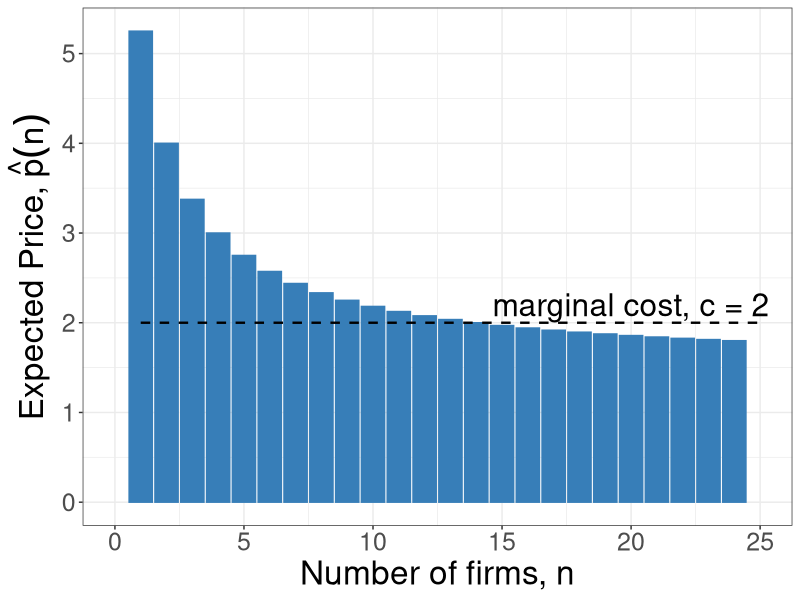

Write the R code that produced this figure.
require(shape)
library(tidyverse)
# pdf(file = "competitionmarkets/long_run_n_bargraph.pdf", width = 9, height = 7)


#Set parameters for graphics
axislabelsize <- 1.8
labelsize <- 1.5
namesize <- 1.8
annotatesize <- 1.5
graphlinewidth <- 2
segmentlinewidth <- 1.5


COL <- c("#7fc97f", "#beaed4", "#fdc086", "#ffff99", "#386cb0", "#f0027f", "#bf5b17", "#666666")
COLA <- c("#e0f3db", "#99d8c9","#66c2a4","#41ae76", "#238b45", "#005824")
COLB <- c("#c6dbef", "#4eb3d3", "#2b8cbe", "#0868ac","#084081")
COLC <- c("#fcfbfd", "#efedf5", "#dadaeb", "#bcbddc", "#9e9ac8", "#807dba", "#6a51a3", "#54278f", "#3f007d")

par(mar =  c(5, 8, 1, 1))

Profit <- function(n, pbar = 60, c = 10, beta = 0.5) {
  (pbar - c)^2 / (((n + 1)^2)*beta)
}

totaln <- function(pi, pbar = 60, c = 10, beta = 0.5){
  (pbar - c)/(sqrt(pi*beta)) - 1
}

cournotPrice <- function(n, pbar = 60, c1 = 10) {
  c1 + (1/(n + 1))*(pbar - c1)
}


# Barriers to entry
# Inputs: Probability of BTE (b) and number of firms
# Outputs: Price Level at some n
bte <- function(n, b = 0) {
  cournotPrice(n)*(1-b)
}

nstar <- function(b, pbar = 60, c = 10){
  (pbar*(1 - b) - c) / (b*c)
}

#Levels for the barriers to entry specified here
barriers <- c(0.2, 0.5, 0.71)
costs <- c(5, 10)

firms <- seq(1, 40, 1)
cost <- rep(6, length(firms))
nfirms <- tibble(firms, cost)
nfirms <- 
  nfirms %>% 
  mutate(price = cournotPrice(firms), 
         pbar = bte(firms, b = 0.85))

plot <- 
  nfirms %>% 
  ggplot(aes(x = firms, y = pbar, fill = pbar, col = pbar)) + 
  geom_bar(stat = "identity", position = "dodge", col = "#377eb8", fill = "#377eb8") + 
  #scale_y_continuous(expand = c(0, 0), limits = c(0, 5.5)) +
  xlab("Number of firms, n") +
  ylab(expression(paste("Expected Price, ", hat(p)*(n) ))) + 
  xlim(0, 25) + 
  geom_line(y = 2, lty = 2, col = "black", lwd = 0.8) +
  annotate("text", x = 20, y = 2.2, label = "marginal cost, c = 2", cex = 8) + 
  
  # scale_fill_brewer(type = "qual", palette = "Set1", 
  #                   name = "",
  #                   breaks = c("pbar"),
  #                   labels = c("Expected Price")
  # ) + 
  # scale_color_brewer(type = "qual", palette = "Set1", 
  #                    name = "",
  #                    breaks = c("pbar"),
  #                    labels = c("Expected Price")
  # ) +
  theme_bw() + 
  theme(#legend.position="top",
        axis.title = element_text(size = 24),
        axis.title.y = element_text(size = 24),
        axis.text.y = element_text(size = 18),
        axis.text.x = element_text(size = 18)
        )
ggsave(plot, file = "competitionmarkets/long_run_n_bargraph.pdf", width = 9, height = 7)
